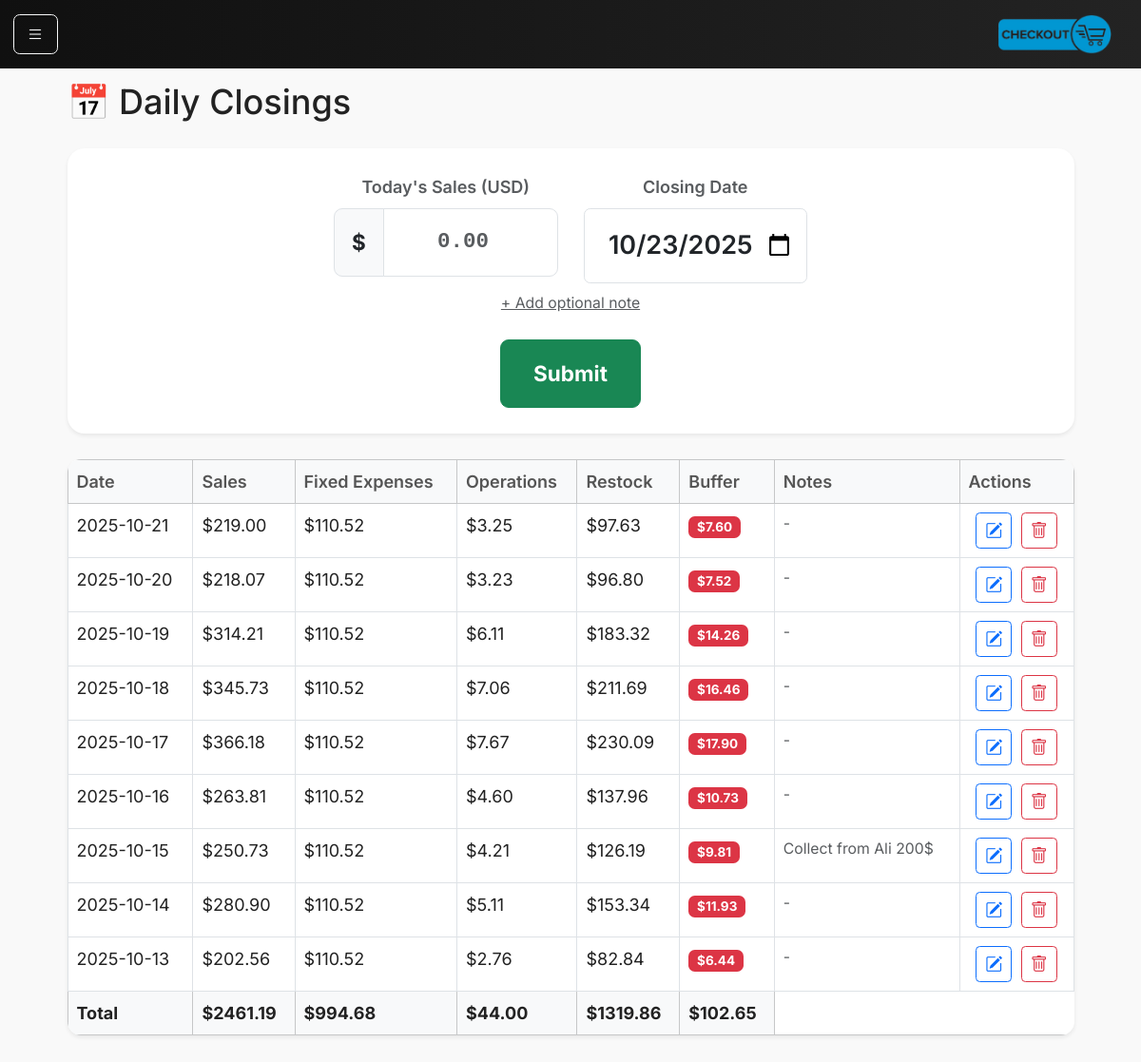
Page /closings on the committed database.
### models.py (models this page shows)
class DailyClosing(db.Model):
    __tablename__ = "daily_closings"
    id = db.Column(db.Integer, primary_key=True)
    date = db.Column(db.Date, nullable=False, unique=True)
    sales_cents = db.Column(db.Integer, nullable=False)
    fixed_allocation_cents = db.Column(db.Integer, default=0)
    ops_allocation_cents = db.Column(db.Integer, default=0)
    inventory_allocation_cents = db.Column(db.Integer, default=0)
    buffer_allocation_cents = db.Column(db.Integer, default=0)
    payment_mode = db.Column(db.String(20))
    notes = db.Column(db.String(255))
    created_at = db.Column(db.DateTime, default=datetime.utcnow)

### main.py (the view)
@app.route("/closings")
def closings():
    from main import DailyClosing
    all_closings = DailyClosing.query.order_by(DailyClosing.date.desc()).all()
    return render_template("closings.html", closings=all_closings, today=date.today())

### main.py (called while the page is built)
@app.context_processor
def inject_request():
    return dict(request=request)

### templates/closings.html (shortened to what this page needs)
{% extends "base.html" %}
{% block content %}
<div class="container-fluid">
  <div class="d-flex justify-content-between align-items-center mb-3">
    <h2>📅 Daily Closings</h2>
  </div>
  <div class="card shadow-sm mb-4 border-0">
    <div class="card-body py-4">
      <form method="POST" action="{{ url_for('daily_close') }}" class="text-center">
        <div class="row justify-content-center g-4">
          <div class="col-md-3 col-sm-6">
            <label for="sales" class="form-label text-muted fw-semibold fs-6">Today's Sales (USD)</label>
            <div class="input-group input-group-lg">
              <span class="input-group-text bg-light fw-bold">$</span>
              <input type="number" name="sales" id="sales"
                class="form-control text-center display-5 fw-bold py-3 sale-input" min="0" step="0.01"
                placeholder="0.00" required autofocus>
            </div>
          </div>
          <div class="col-md-3 col-sm-6">
            <label for="date" class="form-label text-muted fw-semibold fs-6">Closing Date</label>
            <input type="date" name="date" id="date" class="form-control text-center fs-4 fw-semibold py-3 date-input"
              value="{{ today.isoformat() }}" required>
          </div>
          <a class="small text-muted d-block mt-2" data-bs-toggle="collapse" href="#collapseNotes">
            + Add optional note
          </a>
          <div class="col-md-2 col-sm-6 d-flex align-items-end">
            <button type="submit" class="btn btn-success btn-lg w-100 py-3 fw-bold">
              Submit
            </button>
          </div>
        </div>
      </form>
    </div>
  </div>
  <table class="table table-bordered bg-white shadow-sm">
    <thead class="table-light">
      <tr>
        <th>Date</th>
        <th>Sales</th>
        <th>Fixed Expenses</th>
        <th>Operations</th>
        <th>Restock</th>
        <th>Buffer</th>
        <th>Notes</th>
        <th style="width: 120px;">Actions</th>
      </tr>
    </thead>
    <tbody>
      {% for c in closings %}
      <tr>
        <td>{{ c.date }}</td>
        <td>${{ "%.2f"|format(c.sales_cents / 100) }}</td>
        <td>${{ "%.2f"|format(c.fixed_allocation_cents / 100) }}</td>
        <td>${{ "%.2f"|format(c.ops_allocation_cents / 100) }}</td>
        <td>${{ "%.2f"|format(c.inventory_allocation_cents / 100) }}</td>
        <td>
          <span
            class="badge bg-{% if c.buffer_allocation_cents / c.sales_cents >= 0.4 %}success{% elif c.buffer_allocation_cents / c.sales_cents >= 0.2 %}warning{% else %}danger{% endif %}">
            ${{ "%.2f"|format(c.buffer_allocation_cents / 100) }}
          </span>
        </td>
        <td class="text-start small text-muted">{{ c.notes or "-" }}</td>
        <td class="text-center">
          <button class="btn btn-sm btn-outline-primary me-1" data-bs-toggle="modal" data-bs-target="#editClosingModal"
            data-id="{{ c.id }}" data-date="{{ c.date }}" data-sales="{{ c.sales_cents / 100 }}"
            data-notes="{{ c.notes or '' }}">
            <i class="bi bi-pencil-square"></i>
          </button>
          <button class="btn btn-sm btn-outline-danger" data-bs-toggle="modal" data-bs-target="#deleteClosingModal"
            data-id="{{ c.id }}" data-date="{{ c.date }}">
            <i class="bi bi-trash"></i>
          </button>
        </td>
      </tr>
      {% else %}
      <tr>
        <td colspan="6" class="text-center text-muted">No closings found</td>
      </tr>
      {% endfor %}
    </tbody>
    <tfoot class="table-light fw-bold">
      <tr>
        <td>Total</td>
        <td>
          ${{ '%.2f' % ((closings | sum(attribute='sales_cents', start=0)) / 100) }}
        </td>
        <td>
          ${{ '%.2f' % ((closings | sum(attribute='fixed_allocation_cents', start=0)) / 100) }}
        </td>
        <td>
          ${{ '%.2f' % ((closings | sum(attribute='ops_allocation_cents', start=0)) / 100) }}
        </td>
        <td>
          ${{ '%.2f' % ((closings | sum(attribute='inventory_allocation_cents', start=0)) / 100) }}
        </td>
        <td>
          ${{ '%.2f' % ((closings | sum(attribute='buffer_allocation_cents', start=0)) / 100) }}
        </td>
      </tr>
    </tfoot>
  </table>
</div>
{% endblock %}

### templates/base.html (shortened to what this page needs)
<!doctype html>
<html lang="en">
<head>
    <link href="https://cdn.jsdelivr.net/npm/bootstrap@5.3.3/dist/css/bootstrap.min.css" rel="stylesheet">
    <link href="{{ url_for('static', filename='main.css') }}" rel="stylesheet">
    <link rel="stylesheet" href="https://cdn.jsdelivr.net/npm/bootstrap-icons@1.11.3/font/bootstrap-icons.css">
    <link rel="stylesheet" href="https://cdn.jsdelivr.net/npm/ag-grid-community@34.3.0/styles/ag-grid.css">
    <link rel="stylesheet" href="https://cdn.jsdelivr.net/npm/ag-grid-community@34.3.0/styles/ag-theme-quartz.css">
</head>
<body>
    <nav class="navbar navbar-dark bg-dark fixed-top">
        <div class="container-fluid">
            <button class="btn btn-outline-light me-2" type="button" data-bs-toggle="offcanvas"
                data-bs-target="#sidebar" aria-controls="sidebar">
                <i class="bi bi-list"></i>
            </button>
            <a class="navbar-brand" href="/"><img src="static/assets/logo.png"></a>
        </div>
    </nav>
    <main class="container px-4">
        {% block content %}{% endblock %}
    </main>
    <div class="position-fixed bottom-0 end-0 p-3" style="z-index: 11">
    </div>
</body>
</html>

### static/main.css (style rules this page uses)
html, body { font-family: 'Inter', sans-serif; background-color: #f6f8fb; color: #222; font-size: 18px; padding-top: 25px; background-color: #f9f9f9; }
.navbar { background: linear-gradient(90deg, #101010, #232323); }
.navbar img { max-width: 120px; }
.navbar-brand { font-weight: 700; letter-spacing: 0.5px; font-size: 1.4rem; }
main { padding-top: 2rem; padding-bottom: 2rem; }
.card { border-radius: 1rem; }
.table { border-radius: 0.8rem; overflow: hidden; }
.table th { color: #555; font-weight: 600; }
.table td { color: #222; }
.sale-input { font-family: 'Roboto Mono', monospace; font-size: 2.2rem; transition: box-shadow 0.2s ease; }
.date-input { font-size: 1.5rem; text-align: center; }
.btn-sm i { font-size: 1rem; vertical-align: middle; }
:root { --ccg-accent: #0d6efd; --ccg-muted: #6c757d; --ccg-card-bg: #ffffff; --ccg-card-br: #e9ecef; }

### rows in the picture
DailyClosing: date "2025-10-21", c.sales_cents/100 "219.00", c.fixed_allocation_cents/100 "110.52", c.ops_allocation_cents/100 "3.25", c.inventory_allocation_cents/100 "97.63", c.buffer_allocation_cents/100 "7.60", notes "-"
DailyClosing: date "2025-10-20", c.sales_cents/100 "218.07", c.fixed_allocation_cents/100 "110.52", c.ops_allocation_cents/100 "3.23", c.inventory_allocation_cents/100 "96.80", c.buffer_allocation_cents/100 "7.52", notes "-"
DailyClosing: date "2025-10-19", c.sales_cents/100 "314.21", c.fixed_allocation_cents/100 "110.52", c.ops_allocation_cents/100 "6.11", c.inventory_allocation_cents/100 "183.32", c.buffer_allocation_cents/100 "14.26", notes "-"
DailyClosing: date "2025-10-18", c.sales_cents/100 "345.73", c.fixed_allocation_cents/100 "110.52", c.ops_allocation_cents/100 "7.06", c.inventory_allocation_cents/100 "211.69", c.buffer_allocation_cents/100 "16.46", notes "-"
DailyClosing: date "2025-10-17", c.sales_cents/100 "366.18", c.fixed_allocation_cents/100 "110.52", c.ops_allocation_cents/100 "7.67", c.inventory_allocation_cents/100 "230.09", c.buffer_allocation_cents/100 "17.90", notes "-"
DailyClosing: date "2025-10-16", c.sales_cents/100 "263.81", c.fixed_allocation_cents/100 "110.52", c.ops_allocation_cents/100 "4.60", c.inventory_allocation_cents/100 "137.96", c.buffer_allocation_cents/100 "10.73", notes "-"
DailyClosing: date "2025-10-15", c.sales_cents/100 "250.73", c.fixed_allocation_cents/100 "110.52", c.ops_allocation_cents/100 "4.21", c.inventory_allocation_cents/100 "126.19", c.buffer_allocation_cents/100 "9.81", notes "Collect from Ali 200$"
DailyClosing: date "2025-10-14", c.sales_cents/100 "280.90", c.fixed_allocation_cents/100 "110.52", c.ops_allocation_cents/100 "5.11", c.inventory_allocation_cents/100 "153.34", c.buffer_allocation_cents/100 "11.93", notes "-"
DailyClosing: date "2025-10-13", c.sales_cents/100 "202.56", c.fixed_allocation_cents/100 "110.52", c.ops_allocation_cents/100 "2.76", c.inventory_allocation_cents/100 "82.84", c.buffer_allocation_cents/100 "6.44", notes "-"

### other values in the picture
{{ '%.2f' % ((closings | sum(attribute='sales_cents', start=0)) / 100) }} "2461.19"
